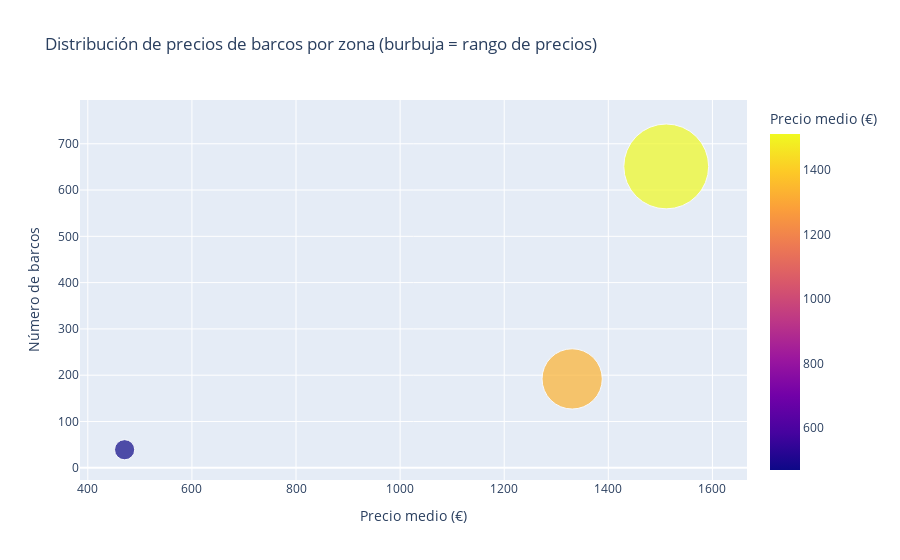

Notebook cell for this chart:
### Code cell
df_plot = pd.read_sql(query, engine)

# -----------------------------
#  Crear columna para tamaño de burbuja
# -----------------------------
df_plot["rango_precio"] = df_plot["precio_max"] - df_plot["precio_min"]

# -----------------------------
#  Gráfico burbuja interactivo
# -----------------------------
fig = px.scatter(
    df_plot,
    x="precio_medio",
    y="num_barcos",
    size="rango_precio",
    color="precio_medio",
    hover_name="ZONA_PROYECTO",
    size_max=60,
    color_continuous_scale="Plasma",
    labels={
        "precio_medio": "Precio medio (€)",
        "num_barcos": "Número de barcos",
        "rango_precio": "Rango de precios (€)",
        "precio_min": "Precio mínimo",
        "precio_max": "Precio máximo"
    },
    title="Distribución de precios de barcos por zona (burbuja = rango de precios)"
)

fig.show()

### Figure 1 — Plotly figure (JSON) as saved in the notebook; plotly's stock layout.template omitted (floating-point values rounded to 4 significant figures)
{"data": [{"hovertemplate": "<b>%{hovertext}</b><br><br>Precio medio (€)=%{marker.color}<br>Número de barcos=%{y}<br>Rango de precios (€)=%{marker.size}<extra></extra>", "hovertext": ["Ibiza", "Málaga", "A Coruña"], "legendgroup": "", "marker": {"color": [1511.0, 1331.0, 470.7], "coloraxis": "coloraxis", "size": [18960, 9555, 1070], "sizemode": "area", "sizeref": 5.267, "symbol": "circle"}, "mode": "markers", "name": "", "orientation": "v", "showlegend": false, "type": "scatter", "x": [1511.0, 1331.0, 470.7], "xaxis": "x", "y": [651, 192, 39], "yaxis": "y"}], "layout": {"coloraxis": {"colorbar": {"title": {"text": "Precio medio (€)"}}, "colorscale": [[0, "#0d0887"], [0.1111, "#46039f"], [0.2222, "#7201a8"], [0.3333, "#9c179e"], [0.4444, "#bd3786"], [0.5556, "#d8576b"], [0.6667, "#ed7953"], [0.7778, "#fb9f3a"], [0.8889, "#fdca26"], [1, "#f0f921"]]}, "legend": {"itemsizing": "constant", "tracegroupgap": 0}, "title": {"text": "Distribución de precios de barcos por zona (burbuja = rango de precios)"}, "xaxis": {"anchor": "y", "domain": [0, 1], "title": {"text": "Precio medio (€)"}}, "yaxis": {"anchor": "x", "domain": [0, 1], "title": {"text": "Número de barcos"}}}}
